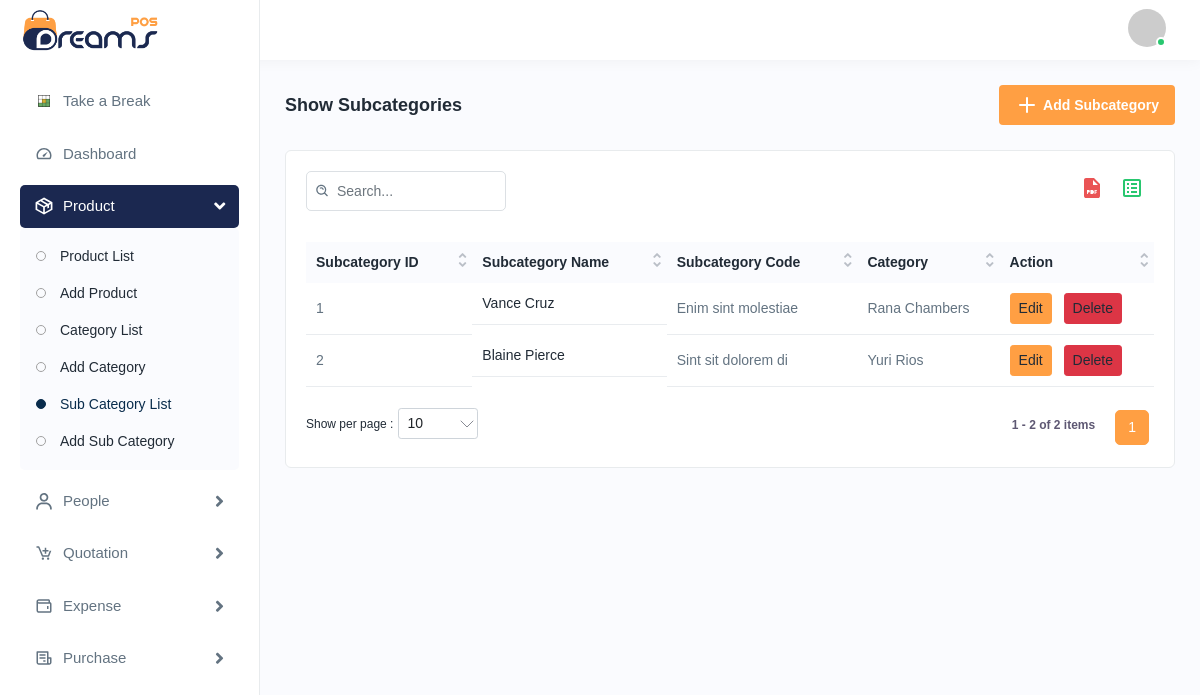
The app's page /subcategories/ (signed in) with its own data.
### mainapp/models.py (models this page shows)
class SubCategory(models.Model):
    name = models.CharField(max_length=255)
    code = models.CharField(max_length=255, unique=True)
    description = models.TextField(blank=True, null=True)
    category = models.ForeignKey(
        "Category",
        on_delete=models.CASCADE,
        related_name="subcategories",
    )
    created_at = models.DateTimeField(auto_now_add=True)
    updated_at = models.DateTimeField(auto_now=True)

class Category(models.Model):
    name = models.CharField(max_length=255)
    code = models.CharField(max_length=255, unique=True)
    created_at = models.DateTimeField(auto_now_add=True)
    updated_at = models.DateTimeField(auto_now=True)

### mainapp/views.py (the view)
# urls.py: path("subcategories/", views.subcategories_index, name="subcategories_index"),
@login_required
def subcategories_index(request):
    subcategories = SubCategory.objects.select_related("category").order_by("name")
    return render(
        request,
        "subcategorylist.html",
        {"subcategories": subcategories},
    )

### mainapp/templates/subcategorylist.html (shortened to what this page needs)
{% extends "base.html" %}
{% load static %}
{% block content %}
<div class="page-header">
    <div class="page-title">
        <h4>Show Subcategories</h4>
    </div>
    <div class="page-btn">
        <a href="{% url 'subcategories_create' %}" class="btn btn-added">
            <img src="{% static 'img/icons/plus.svg' %}" class="me-1" alt="img">Add Subcategory
        </a>
    </div>
</div>
<div class="card">
    <div class="card-body">
        <div class="table-top">
            <div class="search-set">
                <div class="search-input">
                    <a class="btn btn-searchset"><img src="{% static 'img/icons/search-white.svg' %}" alt="img"></a>
                </div>
            </div>
            <div class="wordset">
                <ul>
                    <li>
                        <a href="{% url 'export_subcategories_pdf' %}" data-bs-toggle="tooltip" title="Export to PDF">
                            <img src="{% static 'img/icons/pdf.svg' %}" alt="PDF">
                        </a>
                    </li>
                    <li>
                        <a href="{% url 'export_subcategories_excel' %}" data-bs-toggle="tooltip"
                            title="Export to Excel">
                            <img src="{% static 'img/icons/excel.svg' %}" alt="Excel">
                        </a>
                    </li>
                </ul>
            </div>
        </div>
        <div class="table-responsive">
            <table class="table datanew">
                <thead>
                    <tr>
                        <th>Subcategory ID</th>
                        <th>Subcategory Name</th>
                        <th>Subcategory Code</th>
                        <th>Category</th>
                        <th>Action</th>
                    </tr>
                </thead>
                <tbody>
                    {% for subcategory in subcategories %}
                    <tr>
                        <td>{{ subcategory.id }}</td>
                        <td class="productimgname">
                            <a href="javascript:void(0);">{{ subcategory.name }}</a>
                        </td>
                        <td>{{ subcategory.code }}</td>
                        <td>
                            {{ subcategory.category.name }}
                        </td>
                        <td>
                            <a href="{% url 'subcategories_edit' subcategory.id %}" class="btn btn-sm btn-primary me-2">
                                Edit
                            </a>
                            <a href="{% url 'subcategories_delete' subcategory.id %}" class="btn btn-sm btn-danger">
                                Delete
                            </a>
                        </td>
                    </tr>
                    {% endfor %}
                </tbody>
            </table>
        </div>
    </div>
</div>
{% endblock %}

### records on screen
SubCategory: id "2", name "Blaine Pierce", code "Sint sit dolorem di", category.name "Yuri Rios"
SubCategory: id "1", name "Vance Cruz", code "Enim sint molestiae", category.name "Rana Chambers"
